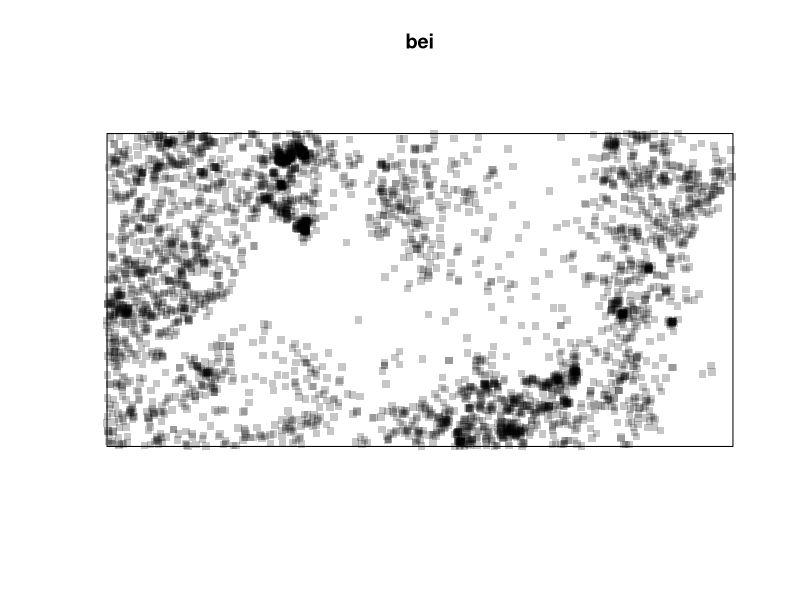
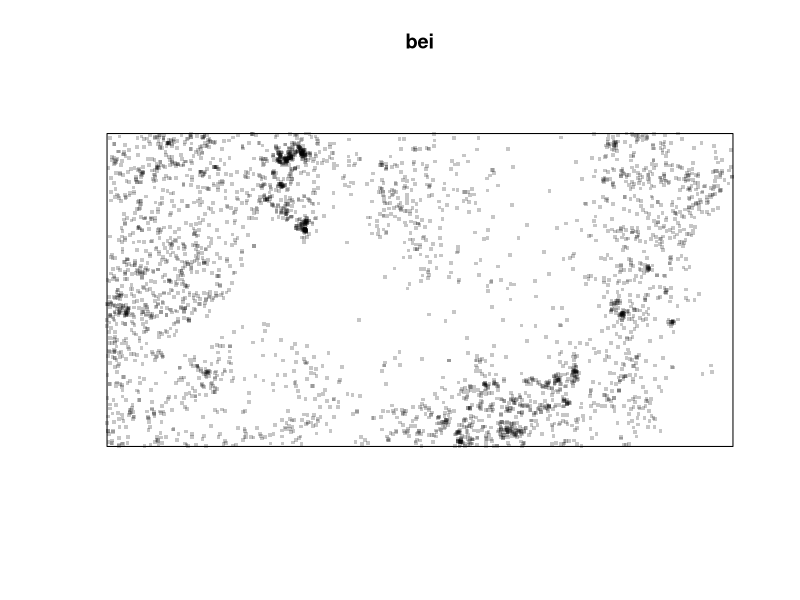
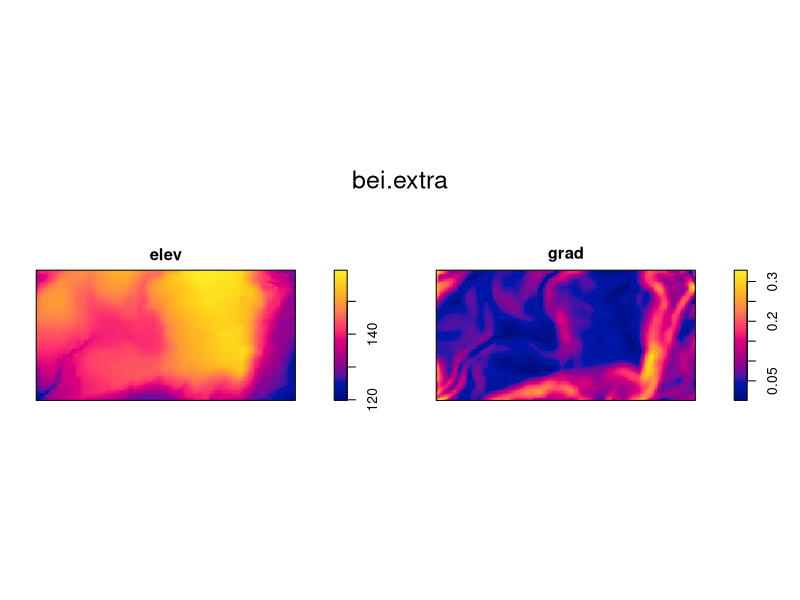
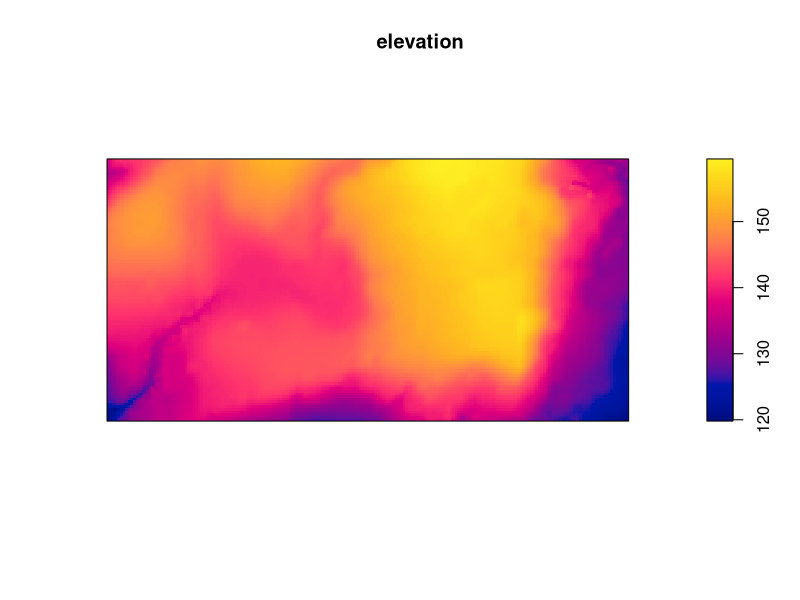
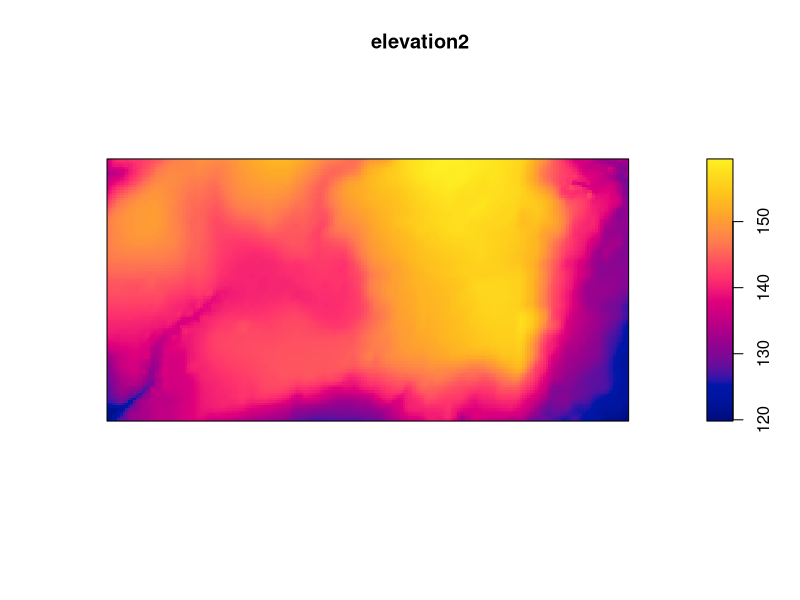

Source code (R) for these figures, in order:
#R code for population density

#Instal packages
install.packages("spatstat")

#using the packages
library(spatstat)

# Recall the data
bei

# Looking at the points in space
plot(bei, pch=15)

#decrasig dimension
plot(bei, pch=15, cex=.5)

# drivers
bei.extra

# Plotting variables
plot(bei.extra)

# Subsetting a dataset:
#There are two methots to make a subset:
#first: name of the variable and the $
#second: 

elevation <- bei.extra$elev
plot(elevation)

# Sebset by the number of the layer/variable
elevation2 <- bei.extra [[1]]
# plot the new object
plot(elevation2)

# In case bei.extra was a table: bei.extra[1]
